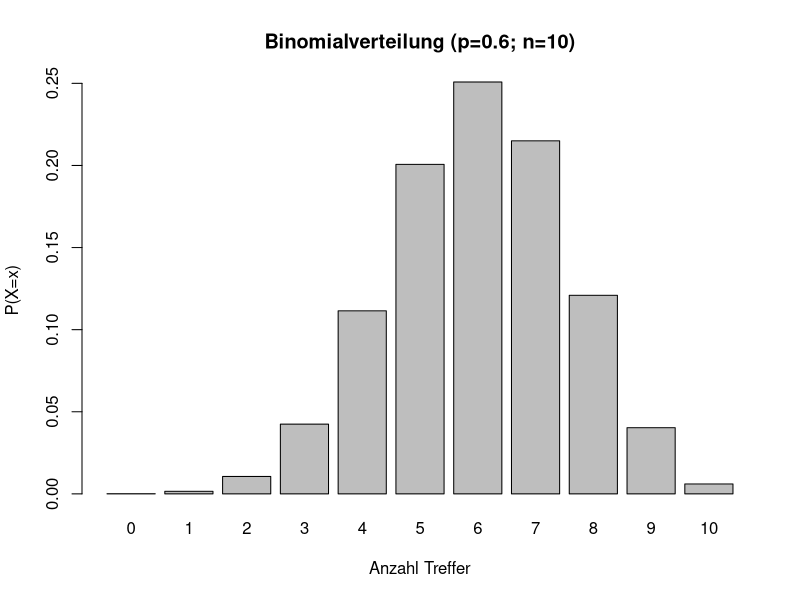

Write the R code that produced this figure.
# draw barplot of probability distribution
n <- 10
p <- 0.6
Treffer <- 0:10
Dichte <- dbinom(Treffer, n, p) 
df <- data.frame(Treffer, Dichte)
barplot(df$Dichte, names.arg = df$Treffer, main = "Binomialverteilung (p=0.6; n=10)", xlab = "Anzahl Treffer", ylab = "P(X=x)")
